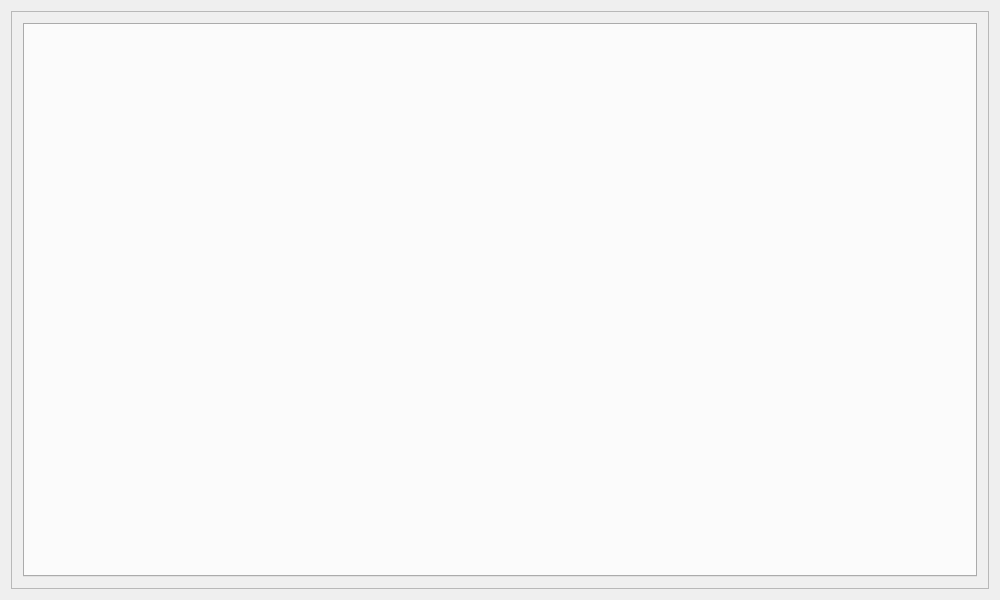
<?xml version="1.0" encoding="UTF-8"?>
<ui version="4.0">
 <class>MainWindow</class>
 <widget class="QMainWindow" name="MainWindow">
  <property name="geometry">
   <rect>
    <x>0</x>
    <y>0</y>
    <width>1000</width>
    <height>600</height>
   </rect>
  </property>
  <property name="minimumSize">
   <size>
    <width>1000</width>
    <height>550</height>
   </size>
  </property>
  <property name="windowTitle">
   <string>ckb-next</string>
  </property>
  <property name="windowIcon">
   <iconset resource="image.qrc">
    <normaloff>:/img/ckb-logo.png</normaloff>:/img/ckb-logo.png</iconset>
  </property>
  <property name="unifiedTitleAndToolBarOnMac">
   <bool>true</bool>
  </property>
  <widget class="QWidget" name="centralWidget">
   <layout class="QGridLayout" name="gridLayout">
    <item row="0" column="0">
     <widget class="QScrollArea" name="scrollArea">
      <property name="widgetResizable">
       <bool>true</bool>
      </property>
      <widget class="QWidget" name="scrollAreaWidgetContents">
       <property name="geometry">
        <rect>
         <x>0</x>
         <y>0</y>
         <width>980</width>
         <height>580</height>
        </rect>
       </property>
       <layout class="QGridLayout" name="gridLayout_2">
        <item row="0" column="0">
         <widget class="QTabWidget" name="tabWidget">
          <property name="currentIndex">
           <number>-1</number>
          </property>
         </widget>
        </item>
       </layout>
      </widget>
     </widget>
    </item>
   </layout>
  </widget>
  <action name="actionExit">
   <property name="text">
    <string>Exit</string>
   </property>
   <property name="shortcut">
    <string>Ctrl+Q</string>
   </property>
  </action>
  <action name="actionAbout">
   <property name="text">
    <string>About</string>
   </property>
  </action>
 </widget>
 <layoutdefault spacing="6" margin="11"/>
 <resources>
  <include location="image.qrc"/>
 </resources>
 <connections/>
</ui>
